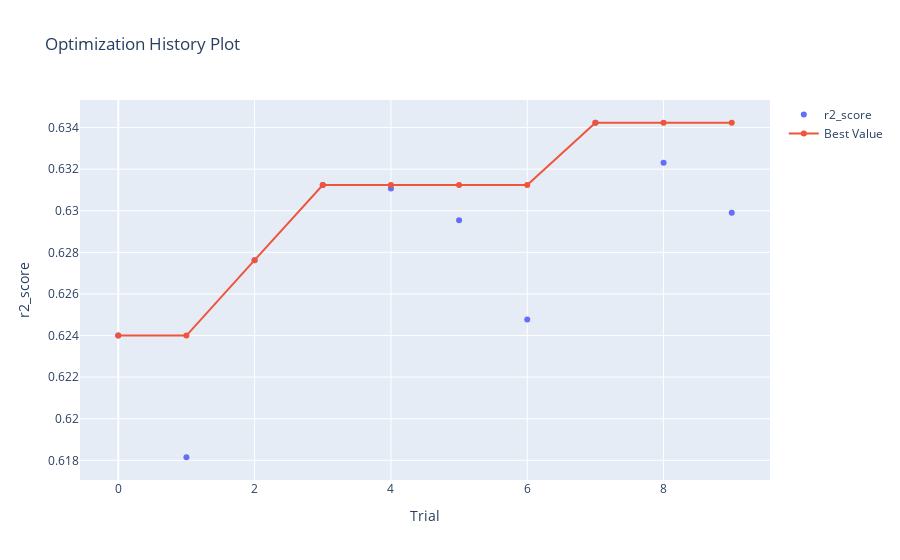

Source (notebook cell):
### Code cell
optuna.visualization.plot_optimization_history(study, target_name="r2_score")

### Figure 1 — Plotly figure (JSON) as saved in the notebook; plotly's stock layout.template omitted (floating-point values rounded to 4 significant figures)
{"data": [{"mode": "markers", "name": "r2_score", "type": "scatter", "x": [0, 1, 2, 3, 4, 5, 6, 7, 8, 9], "y": [0.624, 0.6181, 0.6276, 0.6312, 0.6311, 0.6295, 0.6248, 0.6342, 0.6323, 0.6299]}, {"name": "Best Value", "type": "scatter", "x": [0, 1, 2, 3, 4, 5, 6, 7, 8, 9], "y": [0.624, 0.624, 0.6276, 0.6312, 0.6312, 0.6312, 0.6312, 0.6342, 0.6342, 0.6342]}], "layout": {"title": {"text": "Optimization History Plot"}, "xaxis": {"title": {"text": "Trial"}}, "yaxis": {"title": {"text": "r2_score"}}}}
